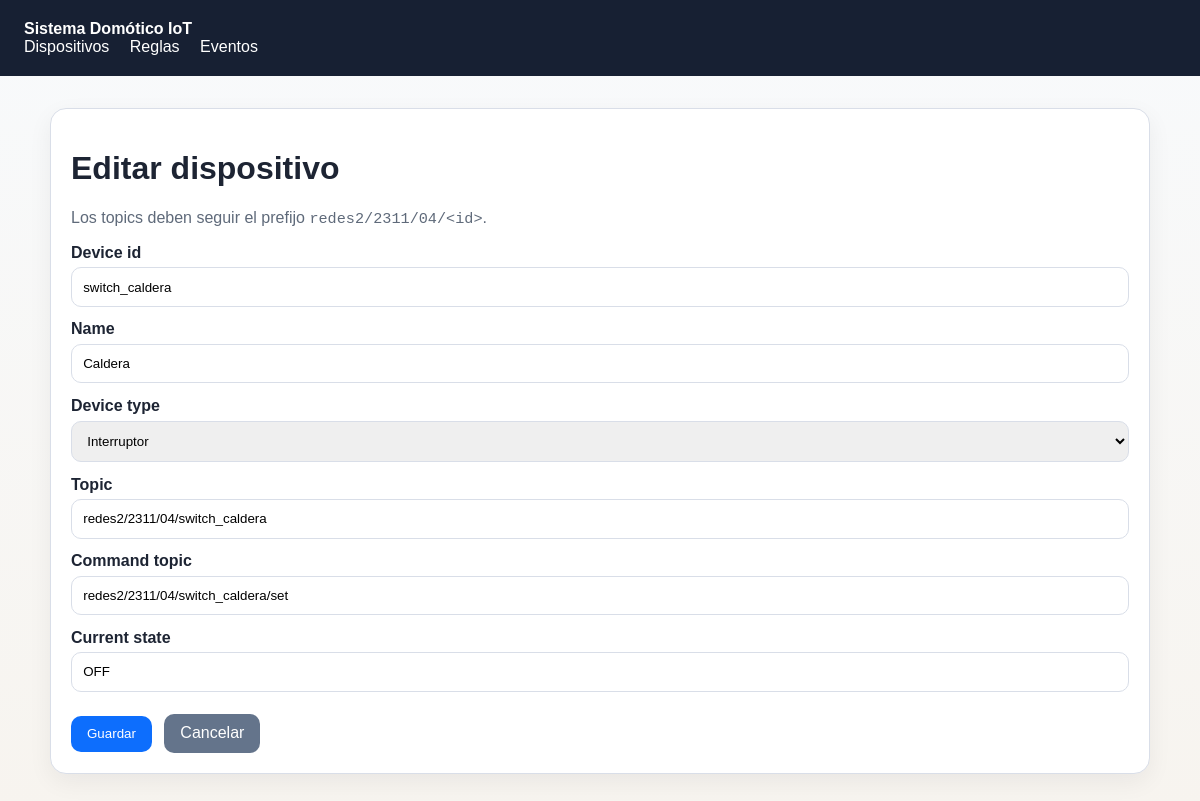
Page /devices/1/edit/ on the committed database.
### devices/models.py (models this page shows, shortened)
class Device(models.Model):
    class DeviceType(models.TextChoices):
        SWITCH = "switch", "Interruptor"
        SENSOR = "sensor", "Sensor"
        CLOCK = "clock", "Reloj"
    device_id = models.CharField(max_length=64, unique=True)
    name = models.CharField(max_length=120)
    device_type = models.CharField(max_length=16, choices=DeviceType.choices)
    topic = models.CharField(max_length=255)
    command_topic = models.CharField(max_length=255, blank=True)
    current_state = models.CharField(max_length=64, blank=True)
    class Meta:
        ordering = ["device_id"]

### devices/views.py (the view, shortened to what this page needs)
# urls.py: path("<int:pk>/edit/", DeviceUpdateView.as_view(), name="edit"),
class DeviceUpdateView(UpdateView):
    model = Device
    form_class = DeviceForm
    template_name = "devices/device_form.html"

### devices/forms.py (shortened to what this page needs)
class DeviceForm(forms.ModelForm):
    class Meta:
        model = Device
        fields = ["device_id", "name", "device_type", "topic", "command_topic", "current_state"]

### templates/devices/device_form.html (shortened to what this page needs)
{% extends 'base.html' %}
{% block content %}
<div class="panel">
  <h1>{% if object %}Editar{% else %}Crear{% endif %} dispositivo</h1>
  <p class="hint">Los topics deben seguir el prefijo <span class="mono">redes2/2311/04/&lt;id&gt;</span>.</p>
  <form method="post">
    {% for field in form %}
      <label for="{{ field.id_for_label }}">{{ field.label }}</label>
      {{ field }}
    {% endfor %}
    <div class="actions" style="margin-top:1rem;">
      <button class="button" type="submit">Guardar</button>
      <a class="button secondary" href="{% url 'devices:list' %}">Cancelar</a>
    </div>
  </form>
</div>
{% endblock %}

### templates/base.html (style rules this page uses)
:root { color-scheme: light; --bg: #f7f4ef; --panel: #ffffff; --text: #1d2433; --muted: #5f6a7a; --accent: #0d6efd; --border: #d9dee8; }
body { margin: 0; font-family: Arial, sans-serif; background: linear-gradient(180deg, #f8fafc, var(--bg)); color: var(--text); }
.panel { background: var(--panel); border: 1px solid var(--border); border-radius: 16px; padding: 1.25rem; box-shadow: 0 8px 24px rgba(16, 24, 40, 0.06); }
.actions a, .actions button { display: inline-block; margin-right: 0.5rem; margin-top: 0.4rem; }
.button { background: var(--accent); color: white; padding: 0.65rem 1rem; border-radius: 10px; text-decoration: none; border: 0; cursor: pointer; }
.button.secondary { background: #64748b; }
label { display: block; margin-top: 0.85rem; font-weight: 700; }
input, select, textarea { width: 100%; padding: 0.7rem; margin-top: 0.35rem; box-sizing: border-box; border: 1px solid var(--border); border-radius: 10px; }
.hint { color: var(--muted); }
.mono { font-family: Consolas, "Courier New", monospace; font-size: 0.95rem; }

### rows in the picture
Device: form "switch_caldera" "Caldera" "Interruptor" "redes2/2311/04/switch_caldera" "redes2/2311/04/switch_caldera/set" "OFF"

### other values in the picture
{{ field.label }} "Device id" "Name" "Device type" "Topic" "Command topic" "Current state"
